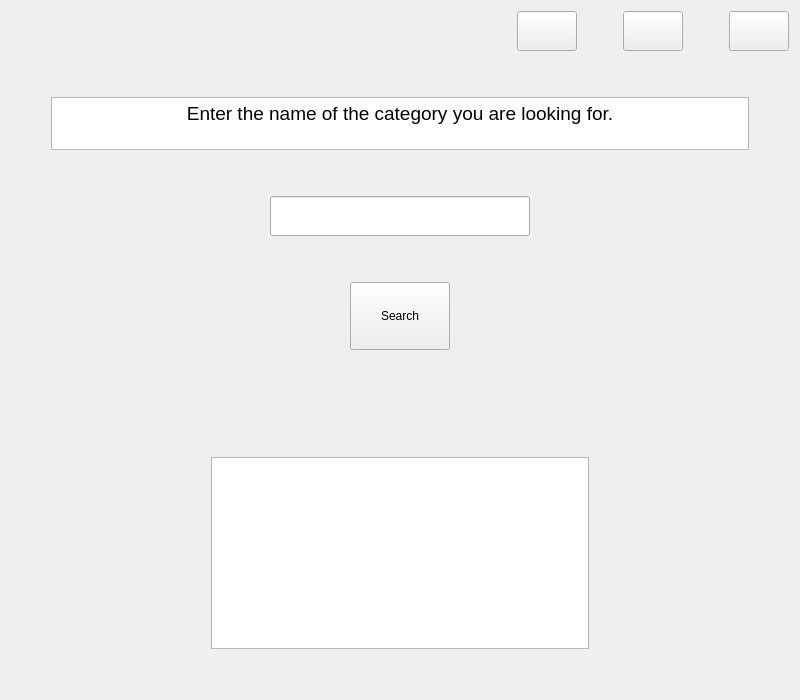
<?xml version="1.0" encoding="UTF-8"?>
<ui version="4.0">
 <class>search_category</class>
 <widget class="QWidget" name="search_category">
  <property name="geometry">
   <rect>
    <x>0</x>
    <y>0</y>
    <width>800</width>
    <height>700</height>
   </rect>
  </property>
  <property name="minimumSize">
   <size>
    <width>60</width>
    <height>0</height>
   </size>
  </property>
  <property name="windowTitle">
   <string>Form</string>
  </property>
  <layout class="QVBoxLayout" name="verticalLayout">
   <item>
    <layout class="QVBoxLayout" name="verticalLayout_2">
     <property name="bottomMargin">
      <number>0</number>
     </property>
     <item>
      <layout class="QHBoxLayout" name="horizontalLayout">
       <property name="topMargin">
        <number>0</number>
       </property>
       <item>
        <spacer name="horizontalSpacer">
         <property name="orientation">
          <enum>Qt::Horizontal</enum>
         </property>
         <property name="sizeHint" stdset="0">
          <size>
           <width>40</width>
           <height>20</height>
          </size>
         </property>
        </spacer>
       </item>
       <item>
        <widget class="QPushButton" name="back">
         <property name="minimumSize">
          <size>
           <width>60</width>
           <height>40</height>
          </size>
         </property>
         <property name="text">
          <string/>
         </property>
         <property name="icon">
          <iconset resource="resource.qrc">
           <normaloff>:/icons/back.png</normaloff>:/icons/back.png</iconset>
         </property>
         <property name="iconSize">
          <size>
           <width>50</width>
           <height>40</height>
          </size>
         </property>
        </widget>
       </item>
       <item>
        <spacer name="horizontalSpacer_3">
         <property name="orientation">
          <enum>Qt::Horizontal</enum>
         </property>
         <property name="sizeType">
          <enum>QSizePolicy::Fixed</enum>
         </property>
         <property name="sizeHint" stdset="0">
          <size>
           <width>40</width>
           <height>20</height>
          </size>
         </property>
        </spacer>
       </item>
       <item>
        <widget class="QPushButton" name="reload">
         <property name="minimumSize">
          <size>
           <width>60</width>
           <height>40</height>
          </size>
         </property>
         <property name="text">
          <string/>
         </property>
         <property name="icon">
          <iconset resource="resource.qrc">
           <normaloff>:/icons/reload.png</normaloff>:/icons/reload.png</iconset>
         </property>
         <property name="iconSize">
          <size>
           <width>50</width>
           <height>40</height>
          </size>
         </property>
        </widget>
       </item>
       <item>
        <spacer name="horizontalSpacer_4">
         <property name="orientation">
          <enum>Qt::Horizontal</enum>
         </property>
         <property name="sizeType">
          <enum>QSizePolicy::Fixed</enum>
         </property>
         <property name="sizeHint" stdset="0">
          <size>
           <width>40</width>
           <height>20</height>
          </size>
         </property>
        </spacer>
       </item>
       <item>
        <widget class="QPushButton" name="close">
         <property name="minimumSize">
          <size>
           <width>60</width>
           <height>40</height>
          </size>
         </property>
         <property name="text">
          <string/>
         </property>
         <property name="icon">
          <iconset resource="resource.qrc">
           <normaloff>:/icons/close.png</normaloff>:/icons/close.png</iconset>
         </property>
         <property name="iconSize">
          <size>
           <width>50</width>
           <height>40</height>
          </size>
         </property>
        </widget>
       </item>
      </layout>
     </item>
     <item>
      <spacer name="verticalSpacer_2">
       <property name="orientation">
        <enum>Qt::Vertical</enum>
       </property>
       <property name="sizeType">
        <enum>QSizePolicy::Fixed</enum>
       </property>
       <property name="sizeHint" stdset="0">
        <size>
         <width>20</width>
         <height>40</height>
        </size>
       </property>
      </spacer>
     </item>
     <item>
      <layout class="QHBoxLayout" name="horizontalLayout_2">
       <property name="topMargin">
        <number>0</number>
       </property>
       <item>
        <spacer name="horizontalSpacer_2">
         <property name="orientation">
          <enum>Qt::Horizontal</enum>
         </property>
         <property name="sizeType">
          <enum>QSizePolicy::Fixed</enum>
         </property>
         <property name="sizeHint" stdset="0">
          <size>
           <width>40</width>
           <height>20</height>
          </size>
         </property>
        </spacer>
       </item>
       <item>
        <widget class="QTextBrowser" name="textBrowser">
         <property name="sizePolicy">
          <sizepolicy hsizetype="Preferred" vsizetype="Fixed">
           <horstretch>0</horstretch>
           <verstretch>0</verstretch>
          </sizepolicy>
         </property>
         <property name="maximumSize">
          <size>
           <width>16777215</width>
           <height>53</height>
          </size>
         </property>
         <property name="html">
          <string>&lt;!DOCTYPE HTML PUBLIC &quot;-//W3C//DTD HTML 4.0//EN&quot; &quot;http://www.w3.org/TR/REC-html40/strict.dtd&quot;&gt;
&lt;html&gt;&lt;head&gt;&lt;meta name=&quot;qrichtext&quot; content=&quot;1&quot; /&gt;&lt;style type=&quot;text/css&quot;&gt;
p, li { white-space: pre-wrap; }
&lt;/style&gt;&lt;/head&gt;&lt;body style=&quot; font-family:'MS Shell Dlg 2'; font-size:8.05594pt; font-weight:400; font-style:normal;&quot;&gt;
&lt;p align=&quot;center&quot; style=&quot; margin-top:0px; margin-bottom:0px; margin-left:0px; margin-right:0px; -qt-block-indent:0; text-indent:0px;&quot;&gt;&lt;span style=&quot; font-size:14pt;&quot;&gt;Enter the name of the category you are looking for.&lt;/span&gt;&lt;/p&gt;&lt;/body&gt;&lt;/html&gt;</string>
         </property>
        </widget>
       </item>
       <item>
        <spacer name="horizontalSpacer_5">
         <property name="orientation">
          <enum>Qt::Horizontal</enum>
         </property>
         <property name="sizeType">
          <enum>QSizePolicy::Fixed</enum>
         </property>
         <property name="sizeHint" stdset="0">
          <size>
           <width>40</width>
           <height>20</height>
          </size>
         </property>
        </spacer>
       </item>
      </layout>
     </item>
     <item>
      <spacer name="verticalSpacer_3">
       <property name="orientation">
        <enum>Qt::Vertical</enum>
       </property>
       <property name="sizeType">
        <enum>QSizePolicy::Fixed</enum>
       </property>
       <property name="sizeHint" stdset="0">
        <size>
         <width>20</width>
         <height>40</height>
        </size>
       </property>
      </spacer>
     </item>
     <item>
      <layout class="QHBoxLayout" name="horizontalLayout_3">
       <property name="topMargin">
        <number>0</number>
       </property>
       <item>
        <spacer name="horizontalSpacer_6">
         <property name="orientation">
          <enum>Qt::Horizontal</enum>
         </property>
         <property name="sizeHint" stdset="0">
          <size>
           <width>40</width>
           <height>20</height>
          </size>
         </property>
        </spacer>
       </item>
       <item>
        <widget class="QLineEdit" name="lineEdit">
         <property name="minimumSize">
          <size>
           <width>0</width>
           <height>40</height>
          </size>
         </property>
        </widget>
       </item>
       <item>
        <spacer name="horizontalSpacer_7">
         <property name="orientation">
          <enum>Qt::Horizontal</enum>
         </property>
         <property name="sizeHint" stdset="0">
          <size>
           <width>40</width>
           <height>20</height>
          </size>
         </property>
        </spacer>
       </item>
      </layout>
     </item>
     <item>
      <spacer name="verticalSpacer_4">
       <property name="orientation">
        <enum>Qt::Vertical</enum>
       </property>
       <property name="sizeType">
        <enum>QSizePolicy::Fixed</enum>
       </property>
       <property name="sizeHint" stdset="0">
        <size>
         <width>20</width>
         <height>40</height>
        </size>
       </property>
      </spacer>
     </item>
     <item>
      <layout class="QHBoxLayout" name="horizontalLayout_5">
       <property name="topMargin">
        <number>0</number>
       </property>
       <item>
        <spacer name="horizontalSpacer_10">
         <property name="orientation">
          <enum>Qt::Horizontal</enum>
         </property>
         <property name="sizeHint" stdset="0">
          <size>
           <width>40</width>
           <height>20</height>
          </size>
         </property>
        </spacer>
       </item>
       <item>
        <widget class="QPushButton" name="search">
         <property name="sizePolicy">
          <sizepolicy hsizetype="Fixed" vsizetype="Fixed">
           <horstretch>0</horstretch>
           <verstretch>0</verstretch>
          </sizepolicy>
         </property>
         <property name="minimumSize">
          <size>
           <width>100</width>
           <height>68</height>
          </size>
         </property>
         <property name="text">
          <string>Search</string>
         </property>
        </widget>
       </item>
       <item>
        <spacer name="horizontalSpacer_11">
         <property name="orientation">
          <enum>Qt::Horizontal</enum>
         </property>
         <property name="sizeHint" stdset="0">
          <size>
           <width>40</width>
           <height>20</height>
          </size>
         </property>
        </spacer>
       </item>
      </layout>
     </item>
     <item>
      <spacer name="verticalSpacer_5">
       <property name="orientation">
        <enum>Qt::Vertical</enum>
       </property>
       <property name="sizeHint" stdset="0">
        <size>
         <width>20</width>
         <height>40</height>
        </size>
       </property>
      </spacer>
     </item>
     <item>
      <layout class="QHBoxLayout" name="horizontalLayout_4">
       <property name="topMargin">
        <number>0</number>
       </property>
       <item>
        <spacer name="horizontalSpacer_8">
         <property name="orientation">
          <enum>Qt::Horizontal</enum>
         </property>
         <property name="sizeType">
          <enum>QSizePolicy::Fixed</enum>
         </property>
         <property name="sizeHint" stdset="0">
          <size>
           <width>200</width>
           <height>20</height>
          </size>
         </property>
        </spacer>
       </item>
       <item>
        <widget class="QTextBrowser" name="textBrowser_2">
         <property name="html">
          <string>&lt;!DOCTYPE HTML PUBLIC &quot;-//W3C//DTD HTML 4.0//EN&quot; &quot;http://www.w3.org/TR/REC-html40/strict.dtd&quot;&gt;
&lt;html&gt;&lt;head&gt;&lt;meta name=&quot;qrichtext&quot; content=&quot;1&quot; /&gt;&lt;style type=&quot;text/css&quot;&gt;
p, li { white-space: pre-wrap; }
&lt;/style&gt;&lt;/head&gt;&lt;body style=&quot; font-family:'MS Shell Dlg 2'; font-size:8.05594pt; font-weight:400; font-style:normal;&quot;&gt;
&lt;p align=&quot;center&quot; style=&quot;-qt-paragraph-type:empty; margin-top:0px; margin-bottom:0px; margin-left:0px; margin-right:0px; -qt-block-indent:0; text-indent:0px; font-size:8.05594pt;&quot;&gt;&lt;br /&gt;&lt;/p&gt;&lt;/body&gt;&lt;/html&gt;</string>
         </property>
        </widget>
       </item>
       <item>
        <spacer name="horizontalSpacer_9">
         <property name="orientation">
          <enum>Qt::Horizontal</enum>
         </property>
         <property name="sizeType">
          <enum>QSizePolicy::Fixed</enum>
         </property>
         <property name="sizeHint" stdset="0">
          <size>
           <width>200</width>
           <height>20</height>
          </size>
         </property>
        </spacer>
       </item>
      </layout>
     </item>
     <item>
      <spacer name="verticalSpacer">
       <property name="orientation">
        <enum>Qt::Vertical</enum>
       </property>
       <property name="sizeType">
        <enum>QSizePolicy::Fixed</enum>
       </property>
       <property name="sizeHint" stdset="0">
        <size>
         <width>20</width>
         <height>40</height>
        </size>
       </property>
      </spacer>
     </item>
    </layout>
   </item>
  </layout>
 </widget>
 <resources>
  <include location="resource.qrc"/>
 </resources>
 <connections/>
</ui>
